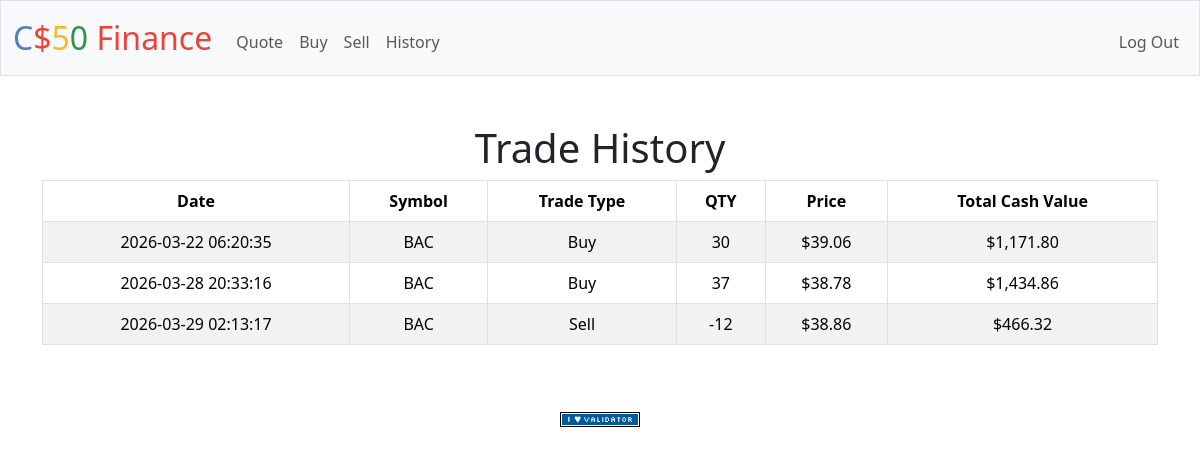
Screenshot of /history (signed in) with the database file from the repository.
### tables this page shows
CREATE TABLE transactions (id INTEGER PRIMARY KEY AUTOINCREMENT NOT NULL, user_id INTEGER NOT NULL, symbol TEXT NOT NULL, shares INTEGER NOT NULL, price NUMERIC NOT NULL, time TIMESTAMP DEFAULT CURRENT_TIMESTAMP);

### app.py (the view)
@app.route("/history")
@login_required
def history():
    stocks = db.execute(
        "SELECT symbol, shares, price, time "
        "FROM transactions "
        "WHERE user_id = ?", session["user_id"]
    )
    for stock in stocks:
        if stock["shares"] > 0:
            stock["type"] = "Buy"
            stock["total"] = stock["shares"] * stock["price"]
        else:
            stock["type"] = "Sell"
            stock["total"] = -(stock["shares"] * stock["price"])
        stock_total = stock["shares"] * stock["price"]
    return render_template("history.html", stocks=stocks)

### app.py (called while the page is built)
@app.after_request
def after_request(response):
    response.headers["Cache-Control"] = "no-cache, no-store, must-revalidate"
    response.headers["Expires"] = 0
    response.headers["Pragma"] = "no-cache"
    return response

### helpers.py (called while the page is built)
def login_required(f):
    @wraps(f)
    def decorated_function(*args, **kwargs):
        if session.get("user_id") is None:
            return redirect("/login")
        return f(*args, **kwargs)
    return decorated_function

def usd(value):
    return f"${value:,.2f}"

### templates/history.html (shortened to what this page needs)
{% extends "layout.html" %}
{% block main %}
    <div class="section">
        <h1>Trade History</h1>
        <table class="table table-striped table-bordered text-center">
            <thead>
                <tr>
                    <th>Date</th>
                    <th>Symbol</th>
                    <th>Trade Type</th>
                    <th>QTY</th>
                    <th>Price</th>
                    <th>Total Cash Value</th>
                </tr>
            </thead>
            <tbody>
                {% for stock in stocks %}
                <tr>
                    <td>{{ stock.time }}</td>
                    <td>{{ stock.symbol }}</td>
                    <td>{{ stock.type }}</td>
                    <td>{{ stock.shares }}</td>
                    <td>{{ stock.price | usd }}</td>
                    <td>{{ stock.total | usd }}</td>
                </tr>
                {% endfor %}
            </tbody>
        </table>
    </div>
{% endblock %}

### templates/layout.html (shortened to what this page needs)
<!DOCTYPE html>
<html lang="en">
    <head>
        <link href="https://cdn.jsdelivr.net/npm/bootstrap@5.3.8/dist/css/bootstrap.min.css" rel="stylesheet">
        <link href="/static/styles.css" rel="stylesheet">
    </head>
    <body>
        <nav class="bg-light border navbar navbar-expand-md navbar-light">
            <div class="container-fluid">
                <a class="navbar-brand" href="/"><span class="blue">C</span><span class="red">$</span><span class="yellow">5</span><span class="green">0</span> <span class="red">Finance</span></a>
                <div class="collapse navbar-collapse" id="navbar">
                    {% if session["user_id"] %}
                        <ul class="navbar-nav me-auto mt-2">
                            <li class="nav-item"><a class="nav-link" href="/quote">Quote</a></li>
                            <li class="nav-item"><a class="nav-link" href="/buy">Buy</a></li>
                            <li class="nav-item"><a class="nav-link" href="/sell">Sell</a></li>
                            <li class="nav-item"><a class="nav-link" href="/history">History</a></li>
                        </ul>
                        <ul class="navbar-nav ms-auto mt-2">
                            <li class="nav-item"><a class="nav-link" href="/logout">Log Out</a></li>
                        </ul>
                    {% else %}
                        <ul class="navbar-nav ms-auto mt-2">
                            <li class="nav-item"><a class="nav-link" href="/register">Register</a></li>
                            <li class="nav-item"><a class="nav-link" href="/login">Log In</a></li>
                        </ul>
                    {% endif %}
                </div>
            </div>
        </nav>
        <main class="container py-5 text-center">
            {% block main %}{% endblock %}
        </main>
        <footer class="mb-5">
            <form action="https://validator.w3.org/check" class="text-center" enctype="multipart/form-data" method="post" target="_blank">
                <input alt="Validate" src="/static/I_heart_validator.png" type="image">
            </form>
        </footer>
    </body>
</html>

### static/styles.css (style rules this page uses)
nav .navbar-brand { font-size: xx-large; }
nav .navbar-brand .blue { color: #537fbe; }
nav .navbar-brand .red { color: #ea433b; }
nav .navbar-brand .yellow { color: #f5b82e; }
nav .navbar-brand .green { color: #2e944b; }

### rows the page displays
transactions: time "2026-03-22 06:20:35", symbol "BAC", type "Buy", shares "30", price "$39.06", total "$1,171.80"
transactions: time "2026-03-28 20:33:16", symbol "BAC", type "Buy", shares "37", price "$38.78", total "$1,434.86"
transactions: time "2026-03-29 02:13:17", symbol "BAC", type "Sell", shares "-12", price "$38.86", total "$466.32"
